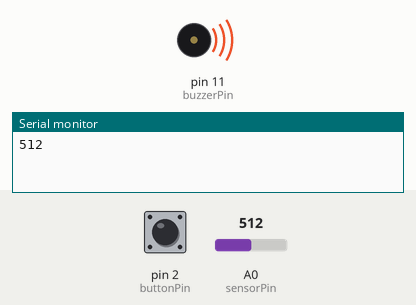
Simulated run of this sketch. Board: Arduino Uno, built with avr-gcc and run on an emulated ATmega328P. On the bench: buzzer (waves = sounding), the last lines printed to the serial monitor. The inputs (shaded band) are chosen by the test bench; at power-on: pin 2 (buttonPin) HIGH, A0 (sensorPin) = 512.

Above: at 1.8 s.
1.9 s: pin 2 (buttonPin) pulled LOW for 3.2 s
At 2.7 s:
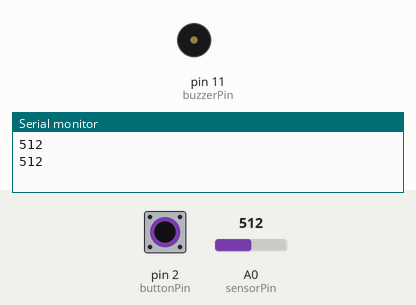
Timing chart, 0 to 12.6 s (numbered marks = the images above; inputs shaded):
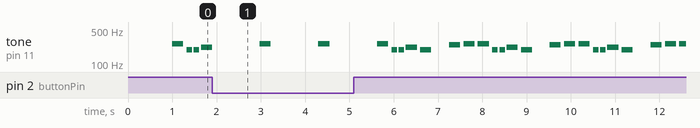

The sketch:

knock_detector.ino
```cpp
#include "tones.h"

// Constants
const int sensorPin = A0;
const int buzzerPin = 11;
const int threshold = 40;
const int buttonPin = 2;

// Variables
int sensorReading = 0;
int buttonState = HIGH;
int lastButtonState = HIGH;

// Data used for the melody
int melody[] = {
  NOTE_C4, NOTE_G3, NOTE_G3, NOTE_A3, NOTE_G3, 0, NOTE_B3, NOTE_C4
};
int noteDurations[] = {
  4, 8, 8, 4, 4, 4, 4, 4
};

void setup() {
  Serial.begin(9600);
  pinMode(sensorPin, INPUT);
  pinMode(buttonPin, INPUT_PULLUP);
}

void loop() {
  // Read the sensor data, and activate the buzzer if it crosses the threshold
  sensorReading = analogRead(sensorPin);
  Serial.println(sensorReading);
  if (sensorReading > threshold) {
    delay(1000);
    do {
      // Play the melody
      for (int thisNote = 0; thisNote < 8 && lastButtonState != LOW; thisNote++) {
        // Continue to read the input to reduce inaccuracies
        analogRead(sensorPin);

        int noteDuration = 1000 / noteDurations[thisNote];
        tone(buzzerPin, melody[thisNote], noteDuration);

        int pauseDuration = noteDuration * 1.30;
        delay(pauseDuration);
        noTone(buzzerPin);

        // Verify if the button is pushed
        buttonState = digitalRead(buttonPin);
        if (buttonState == LOW) {
          lastButtonState = LOW;
        }
      }
    } while (lastButtonState != LOW);
  }

  // Reset button state
  lastButtonState = HIGH;
}
```

tones.h
```cpp
#define NOTE_B0  31
#define NOTE_C1  33
#define NOTE_CS1 35
#define NOTE_D1  37
#define NOTE_DS1 39
#define NOTE_E1  41
#define NOTE_F1  44
#define NOTE_FS1 46
#define NOTE_G1  49
#define NOTE_GS1 52
#define NOTE_A1  55
#define NOTE_AS1 58
#define NOTE_B1  62
#define NOTE_C2  65
#define NOTE_CS2 69
#define NOTE_D2  73
#define NOTE_DS2 78
#define NOTE_E2  82
#define NOTE_F2  87
#define NOTE_FS2 93
#define NOTE_G2  98
#define NOTE_GS2 104
#define NOTE_A2  110
#define NOTE_AS2 117
#define NOTE_B2  123
#define NOTE_C3  131
#define NOTE_CS3 139
#define NOTE_D3  147
#define NOTE_DS3 156
#define NOTE_E3  165
#define NOTE_F3  175
#define NOTE_FS3 185
#define NOTE_G3  196
#define NOTE_GS3 208
#define NOTE_A3  220
#define NOTE_AS3 233
#define NOTE_B3  247
#define NOTE_C4  262
#define NOTE_CS4 277
#define NOTE_D4  294
#define NOTE_DS4 311
#define NOTE_E4  330
#define NOTE_F4  349
#define NOTE_FS4 370
#define NOTE_G4  392
#define NOTE_GS4 415
#define NOTE_A4  440
#define NOTE_AS4 466
#define NOTE_B4  494
#define NOTE_C5  523
#define NOTE_CS5 554
#define NOTE_D5  587
#define NOTE_DS5 622
#define NOTE_E5  659
#define NOTE_F5  698
#define NOTE_FS5 740
#define NOTE_G5  784
#define NOTE_GS5 831
#define NOTE_A5  880
#define NOTE_AS5 932
#define NOTE_B5  988
#define NOTE_C6  1047
#define NOTE_CS6 1109
#define NOTE_D6  1175
#define NOTE_DS6 1245
#define NOTE_E6  1319
#define NOTE_F6  1397
#define NOTE_FS6 1480
#define NOTE_G6  1568
#define NOTE_GS6 1661
#define NOTE_A6  1760
#define NOTE_AS6 1865
#define NOTE_B6  1976
#define NOTE_C7  2093
#define NOTE_CS7 2217
#define NOTE_D7  2349
#define NOTE_DS7 2489
#define NOTE_E7  2637
#define NOTE_F7  2794
#define NOTE_FS7 2960
#define NOTE_G7  3136
#define NOTE_GS7 3322
#define NOTE_A7  3520
#define NOTE_AS7 3729
#define NOTE_B7  3951
#define NOTE_C8  4186
#define NOTE_CS8 4435
#define NOTE_D8  4699
#define NOTE_DS8 4978
```

Measured:
- by itself, tone on pin 11 (buzzerPin): plays 262 Hz for 0.25 s, 262 Hz for 0.25 s, 262 Hz for 0.25 s, 196 Hz for 0.13 s, 196 Hz for 0.13 s, 220 Hz for 0.25 s … (24 notes in this stretch)
